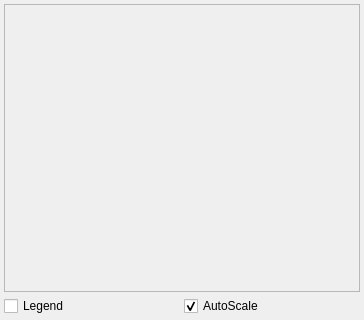
<?xml version="1.0" encoding="UTF-8"?>
<ui version="4.0">
 <class>GraphWidget</class>
 <widget class="QWidget" name="GraphWidget">
  <property name="geometry">
   <rect>
    <x>0</x>
    <y>0</y>
    <width>364</width>
    <height>320</height>
   </rect>
  </property>
  <property name="windowTitle">
   <string>GraphWidget</string>
  </property>
  <layout class="QVBoxLayout" name="verticalLayout">
   <property name="spacing">
    <number>4</number>
   </property>
   <property name="margin">
    <number>4</number>
   </property>
   <item>
    <widget class="QFrame" name="GraphFrame">
     <property name="sizePolicy">
      <sizepolicy hsizetype="Expanding" vsizetype="Expanding">
       <horstretch>0</horstretch>
       <verstretch>0</verstretch>
      </sizepolicy>
     </property>
     <property name="minimumSize">
      <size>
       <width>0</width>
       <height>0</height>
      </size>
     </property>
     <property name="frameShape">
      <enum>QFrame::StyledPanel</enum>
     </property>
     <property name="frameShadow">
      <enum>QFrame::Sunken</enum>
     </property>
     <layout class="QHBoxLayout" name="horizontalLayout_38">
      <property name="spacing">
       <number>2</number>
      </property>
      <property name="margin">
       <number>2</number>
      </property>
      <item>
       <widget class="PlotWidget" name="Graph" native="true">
        <property name="sizePolicy">
         <sizepolicy hsizetype="Expanding" vsizetype="Expanding">
          <horstretch>0</horstretch>
          <verstretch>0</verstretch>
         </sizepolicy>
        </property>
        <property name="mouseTracking">
         <bool>true</bool>
        </property>
        <property name="focusPolicy">
         <enum>Qt::StrongFocus</enum>
        </property>
       </widget>
      </item>
     </layout>
    </widget>
   </item>
   <item>
    <layout class="QHBoxLayout" name="horizontalLayout_40">
     <item>
      <widget class="QCheckBox" name="ShowLegendCheck">
       <property name="text">
        <string>Legend</string>
       </property>
      </widget>
     </item>
     <item>
      <widget class="QCheckBox" name="AutoScaleCheck">
       <property name="text">
        <string>AutoScale</string>
       </property>
       <property name="checked">
        <bool>true</bool>
       </property>
      </widget>
     </item>
    </layout>
   </item>
  </layout>
 </widget>
 <customwidgets>
  <customwidget>
   <class>PlotWidget</class>
   <extends>QWidget</extends>
   <header>gui/plotwidget.uih</header>
   <container>1</container>
  </customwidget>
 </customwidgets>
 <resources/>
 <connections/>
</ui>
